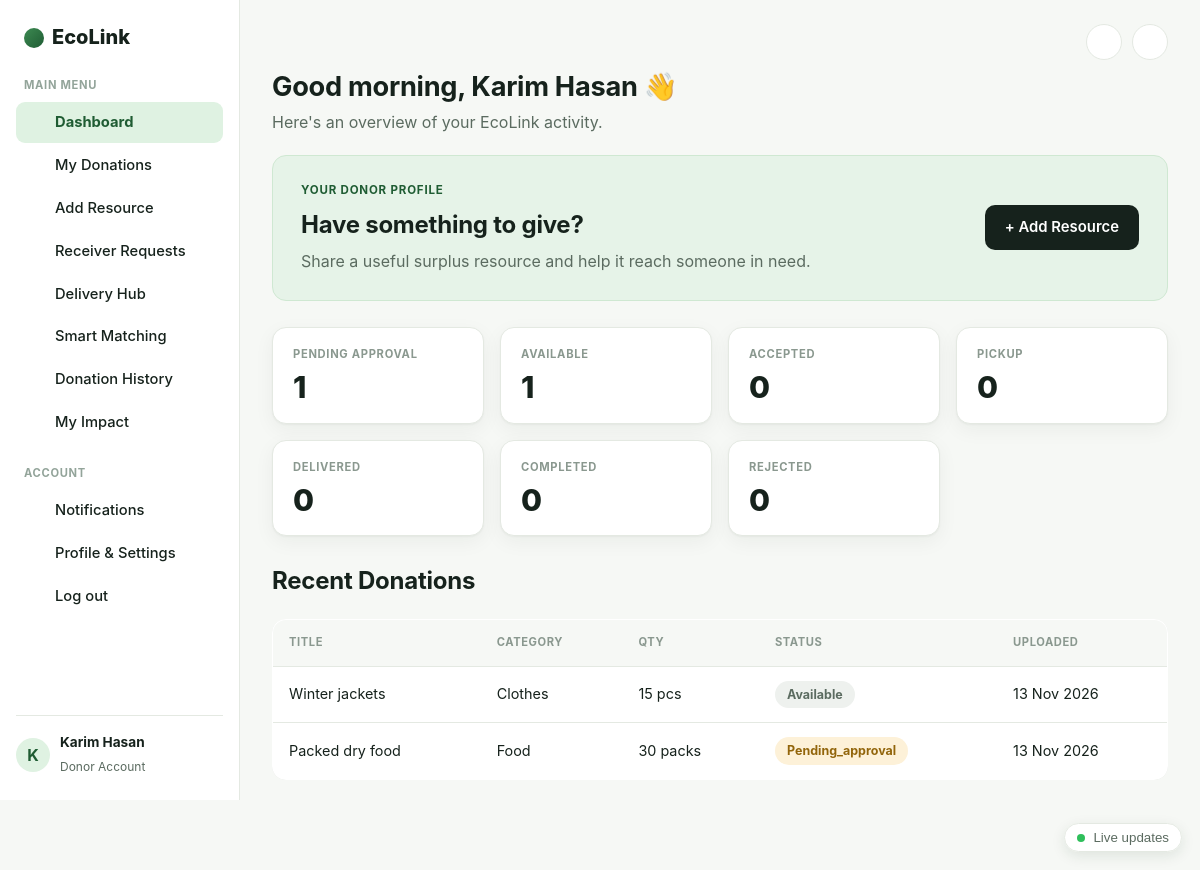
Screenshot of /donor/dashboard.php (signed in) with the database file from the repository.
### tables this page shows
CREATE TABLE IF NOT EXISTS donations (
    donation_id         INT AUTO_INCREMENT PRIMARY KEY,
    donor_id            INT NOT NULL,
    category_id         INT NOT NULL,
    title               VARCHAR(200) NOT NULL,
    description         TEXT NULL,
    quantity            INT NOT NULL DEFAULT 1,
    unit                VARCHAR(30) NOT NULL DEFAULT 'pcs',
    condition_grade     ENUM('new','like_new','good','fair') NOT NULL DEFAULT 'good',
    pickup_address      VARCHAR(255) NOT NULL,
    latitude            DOUBLE NULL,
    longitude           DOUBLE NULL,
    expiry_datetime     DATETIME NULL,
    image_path          VARCHAR(255) NULL,
    status              ENUM('pending_approval','available','matched','accepted','pickup','delivered','completed','cancelled','rejected')
                        NOT NULL DEFAULT 'pending_approval',
    matched_receiver_id INT NULL,
    matched_score       DECIMAL(6,2) NULL,
    approved_by         INT NULL,
    approved_at         DATETIME NULL,
    rejection_reason    VARCHAR(255) NULL,
    created_at          TIMESTAMP NOT NULL DEFAULT CURRENT_TIMESTAMP,
    updated_at          TIMESTAMP NOT NULL DEFAULT CURRENT_TIMESTAMP ON UPDATE CURRENT_TIMESTAMP,
    INDEX idx_don_status (status),
    INDEX idx_don_donor (donor_id),
    INDEX idx_don_receiver (matched_receiver_id),
    INDEX idx_don_cat (category_id),
    CONSTRAINT fk_don_donor FOREIGN KEY (donor_id) REFERENCES users(user_id) ON DELETE CASCADE,
    CONSTRAINT fk_don_cat   FOREIGN KEY (category_id) REFERENCES resource_categories(category_id)
);

CREATE TABLE IF NOT EXISTS resource_categories (
    category_id     INT AUTO_INCREMENT PRIMARY KEY,
    name            VARCHAR(60) NOT NULL,
    weight_urgency  DECIMAL(4,2) NOT NULL DEFAULT 0.25,
    weight_distance DECIMAL(4,2) NOT NULL DEFAULT 0.25,
    weight_demand   DECIMAL(4,2) NOT NULL DEFAULT 0.30,
    weight_capacity DECIMAL(4,2) NOT NULL DEFAULT 0.20,
    UNIQUE KEY uq_cat_name (name)
);

### config/app.php (called while the page is built, shortened)
<?php
function e(string $str): string {
    return htmlspecialchars($str, ENT_QUOTES, 'UTF-8');
}

### donor/dashboard.php (the view, shortened to what this page needs)
<?php
require_once __DIR__ . '/../config/app.php';
$db = getDB();
$uid = currentUserId();
$counts = $db->prepare(
    "SELECT status, COUNT(*) as c FROM donations WHERE donor_id = ? GROUP BY status"
);
$counts->execute([$uid]);
$byStatus = array_fill_keys(['pending_approval','available','accepted','pickup','delivered','completed','rejected'], 0);
foreach ($counts->fetchAll() as $row) $byStatus[$row['status']] = (int)$row['c'];
$recent = $db->prepare(
    "SELECT d.*, c.name AS category_name
     FROM donations d JOIN resource_categories c ON c.category_id = d.category_id
     WHERE d.donor_id = ? ORDER BY d.created_at DESC LIMIT 5"
);
$recent->execute([$uid]);
require_once __DIR__ . '/../includes/header.php';
?>
<h1>Good morning, <?= e($_SESSION['full_name']) ?> 👋</h1>
<p>Here's an overview of your EcoLink activity.</p>
<div class="profile-banner">
    <div>
        <div class="eyebrow">Your Donor Profile</div>
        <h2>Have something to give?</h2>
        <p>Share a useful surplus resource and help it reach someone in need.</p>
    </div>
    <a class="btn-primary" href="<?= BASE_URL ?>/donor/upload_resource.php">+ Add Resource</a>
</div>
<section class="cards-row">
    <?php foreach ($byStatus as $status => $c): ?>
        <div class="mini-card">
            <span class="eyebrow"><?= e(ucfirst(str_replace('_',' ',$status))) ?></span>
            <strong><?= $c ?></strong>
        </div>
    <?php endforeach; ?>
</section>
<h2>Recent Donations</h2>
<table class="data-table">
    <thead><tr><th>Title</th><th>Category</th><th>Qty</th><th>Status</th><th>Uploaded</th></tr></thead>
    <tbody>
    <?php foreach ($recent->fetchAll() as $r): ?>
        <tr>
            <td><?= e($r['title']) ?></td>
            <td><?= e($r['category_name']) ?></td>
            <td><?= (int)$r['quantity'] ?> <?= e($r['unit']) ?></td>
            <td><span class="badge badge-<?= e($r['status']) ?>"><?= e(ucfirst($r['status'])) ?></span></td>
            <td><?= e(date('d M Y', strtotime($r['created_at']))) ?></td>
        </tr>
    <?php endforeach; ?>
    </tbody>
</table>
<?php require_once __DIR__ . '/../includes/footer.php'; ?>

### assets/css/style.css (style rules this page uses)
:root { --ink: #16221c; --ink-soft: #5b6b60; --line: #e4e9e2; --bg: #f6f8f5; --card: #ffffff; --mint: #e6f3e8; --mint-line: #cfe8d2; --forest: #14361f; --forest-2: #1f5c33; --green: #2f7a45; --green-light: #dff2e2; --amber-bg: #fdf1d8; --amber-text: #92650b; --blue-bg: #e2edfb; --blue-text: #1f5aa8; --purple-bg: #f0e6fb; --purple-text: #6b3fa0; --teal-bg: #dcf3ee; --teal-text: #147865; --gray-bg: #eef1ee; --gray-text: #5b6b60; --red-bg: #fbe3e1; --red-text: #a13327; --radius: 14px; --radius-sm: 10px; --shadow: 0 1px 2px rgba(20,30,20,0.04), 0 6px 20px rgba(20,30,20,0.05); }
* { box-sizing: border-box; }
body { margin: 0; font-family: -apple-system, BlinkMacSystemFont, 'Segoe UI', Inter, Roboto, Arial, sans-serif; color: var(--ink); background: var(--bg); line-height: 1.55; -webkit-font-smoothing: antialiased; }
a { color: var(--forest-2); text-decoration: none; }
h1, h2, h3 { color: var(--ink); letter-spacing: -0.01em; }
main.app-main > h1:first-of-type, .app-main h1 { font-size: 1.7rem; margin: 4px 0 2px; }
.app-main > p:first-of-type, .page-subtitle { color: var(--ink-soft); margin: 0 0 20px; }
.btn-primary, .btn-secondary, .btn-small, .btn-accent { display: inline-flex; align-items: center; justify-content: center; gap: 6px; border: none; padding: 11px 20px; border-radius: 10px; font-weight: 600; cursor: pointer; font-size: 0.93rem; font-family: inherit; }
.btn-primary { background: var(--ink); color: #fff; }
.profile-banner { background: var(--mint); border: 1px solid var(--mint-line); border-radius: var(--radius); padding: 26px 28px; display: flex; justify-content: space-between; align-items: center; gap: 20px; margin: 18px 0 26px; flex-wrap: wrap; }
.profile-banner .eyebrow { text-transform: uppercase; font-size: 0.72rem; letter-spacing: 0.07em; color: var(--forest-2); font-weight: 700; margin-bottom: 6px; }
.profile-banner h2 { font-size: 1.5rem; margin: 0 0 6px; }
.profile-banner p { margin: 0; color: var(--ink-soft); max-width: 520px; }
.cards-row { display: grid; grid-template-columns: repeat(auto-fit, minmax(180px, 1fr)); gap: 16px; margin: 0 0 26px; }
.mini-card { background: var(--card); border: 1px solid var(--line); border-radius: var(--radius); box-shadow: var(--shadow); padding: 18px 20px; }
.mini-card .eyebrow, .mini-card > span:first-child { text-transform: uppercase; font-size: 0.7rem; letter-spacing: 0.06em; color: #8a988f; font-weight: 700; display: block; margin-bottom: 8px; }
.mini-card strong { display: block; font-size: 1.9rem; font-weight: 800; line-height: 1.1; }
.data-table { width: 100%; border-collapse: collapse; background: var(--card); border: 1px solid var(--line); border-radius: var(--radius); overflow: hidden; box-shadow: var(--shadow); margin-bottom: 30px; }
.data-table th, .data-table td { padding: 14px 16px; text-align: left; border-bottom: 1px solid var(--line); font-size: 0.9rem; }
.data-table th { background: var(--bg); color: #8a988f; text-transform: uppercase; font-size: 0.7rem; letter-spacing: 0.05em; font-weight: 700; }
.data-table tr:last-child td { border-bottom: none; }
.badge { padding: 4px 12px; border-radius: 999px; font-size: 0.78rem; font-weight: 700; display: inline-block; }
.badge-pending_approval { background: var(--amber-bg); color: var(--amber-text); }
.badge-available { background: var(--gray-bg); color: var(--gray-text); }
.app-main h1, .app-main h2, .app-main h3 { overflow-wrap: anywhere; }
.table-scroll > .data-table { margin-bottom: 0; min-width: 640px; }

### rows the page displays
donations: title "Winter jackets", category.name "Clothes", quantity "15", unit "pcs", status "Available", created_at "13 Nov 2026"
donations: title "Packed dry food", category.name "Food", quantity "30", unit "packs", status "Pending_approval", created_at "13 Nov 2026"

### other values shown
$menu['label'] "MAIN MENU"
$item['label'] "Dashboard"
$item['label'] "My Donations"
$item['label'] "Add Resource"
$item['label'] "Receiver Requests"
$item['label'] "Delivery Hub"
$item['label'] "Smart Matching"
$item['label'] "Donation History"
$item['label'] "My Impact"
substr($_SESSION['full_name'] ?? 'U', 0, 1) "K"
$_SESSION['full_name'] "Karim Hasan"
currentUserRole() "Donor"
str_replace('_',' ',$status) "PENDING APPROVAL"
$c "1"
str_replace('_',' ',$status) "AVAILABLE"
